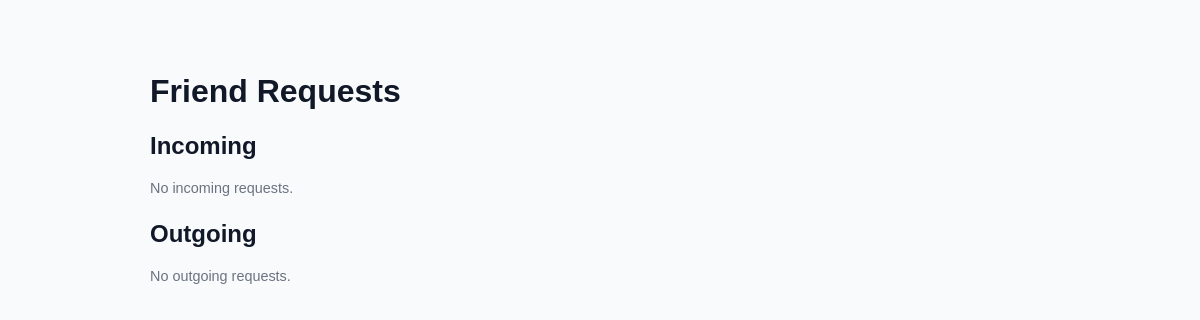
The page /friends/requests/ (signed in) on the database as committed earlier.
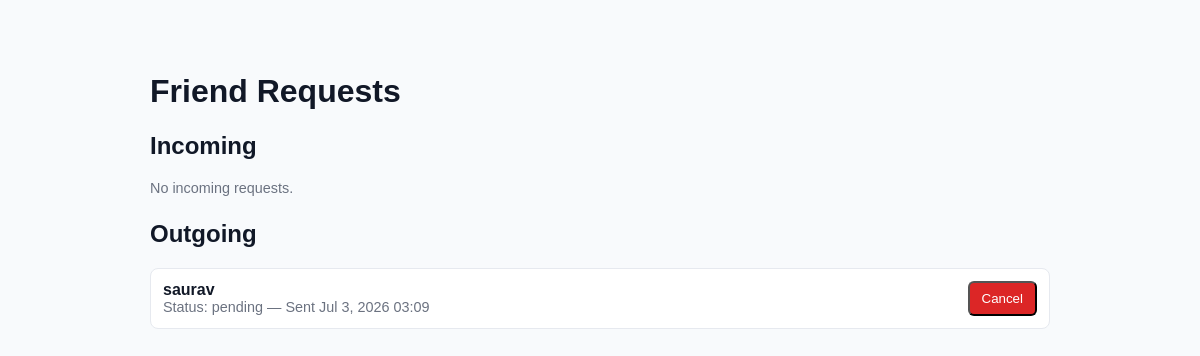
The same page on the database as committed later.
### friends/models.py (models this page shows)
class FriendRequest(models.Model):
    sender = models.ForeignKey(
        User,
        on_delete=models.CASCADE,
        related_name="sent_requests"
    )
    receiver = models.ForeignKey(
        User,
        on_delete=models.CASCADE,
        related_name="received_requests"
    )
    status = models.CharField(
        max_length=20,
        choices=[
            ("pending", "Pending"),
            ("accepted", "Accepted"),
            ("rejected", "Rejected"),
        ],
        default="pending"
    )
    created_at = models.DateTimeField(auto_now_add=True)
    class Meta:
        unique_together = ("sender", "receiver")

### friends/views.py (the view)
# urls.py: path("requests/", requests_view, name="requests"),
@login_required
def requests_view(request):
    incoming = FriendRequest.objects.filter(receiver=request.user, status="pending").order_by("-created_at")
    outgoing = FriendRequest.objects.filter(sender=request.user, status="pending").order_by("-created_at")
    return render(request, "friends/requests.html", {
        "incoming": incoming,
        "outgoing": outgoing,
    })

### friends/templates/friends/requests.html (shortened to what this page needs)
<!DOCTYPE html>
<html>
<head>
</head>
<body>
<div class="container">
    <h1>Friend Requests</h1>
    <h2>Incoming</h2>
    {% if incoming %}
        <div style="display:grid;gap:12px">
        {% for req in incoming %}
            <div class="card row">
                <div>
                    <div style="font-weight:600">{{ req.sender.username }}</div>
                    <div class="muted">Sent {{ req.created_at|date:"M j, Y H:i" }}</div>
                </div>
                <div>
                    <button data-id="{{ req.id }}" class="btn btn-accept accept-btn">Accept</button>
                    <button data-id="{{ req.id }}" class="btn btn-reject reject-btn">Reject</button>
                </div>
            </div>
        {% endfor %}
        </div>
    {% else %}
        <p class="muted">No incoming requests.</p>
    {% endif %}
    <h2 style="margin-top:24px">Outgoing</h2>
    {% if outgoing %}
        <div style="display:grid;gap:12px">
        {% for req in outgoing %}
            <div class="card row">
                <div>
                    <div style="font-weight:600">{{ req.receiver.username }}</div>
                    <div class="muted">Status: {{ req.status }} — Sent {{ req.created_at|date:"M j, Y H:i" }}</div>
                </div>
                <div>
                    {% if req.status == "pending" %}
                        <button data-id="{{ req.id }}" class="btn btn-reject cancel-btn">Cancel</button>
                    {% endif %}
                </div>
            </div>
        {% endfor %}
        </div>
    {% else %}
        <p class="muted">No outgoing requests.</p>
    {% endif %}
</div>
</body>
</html>

Rows that differ between the two databases and show on the page:
added FriendRequest: receiver.username "saurav", status "pending", created_at "Jul 3, 2026 03:09"
Other text that changed with them:
text no longer shown: "No outgoing requests."
